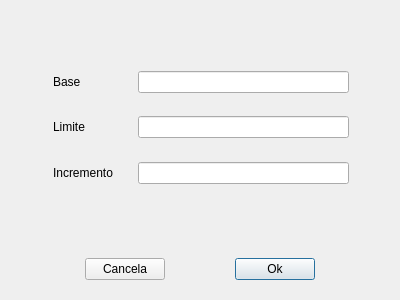
<?xml version="1.0" encoding="UTF-8"?>
<ui version="4.0">
 <class>NumberValueGeneratorDefinition</class>
 <widget class="QDialog" name="NumberValueGeneratorDefinition">
  <property name="geometry">
   <rect>
    <x>0</x>
    <y>0</y>
    <width>400</width>
    <height>300</height>
   </rect>
  </property>
  <property name="windowTitle">
   <string>Parâmetros Gerador de Números</string>
  </property>
  <property name="windowIcon">
   <iconset resource="../../resources/capemisa.qrc">
    <normaloff>:/capemisa_pequeno.png</normaloff>:/capemisa_pequeno.png</iconset>
  </property>
  <layout class="QVBoxLayout" name="verticalLayout_2">
   <item>
    <spacer name="verticalSpacer_3">
     <property name="orientation">
      <enum>Qt::Vertical</enum>
     </property>
     <property name="sizeHint" stdset="0">
      <size>
       <width>20</width>
       <height>40</height>
      </size>
     </property>
    </spacer>
   </item>
   <item>
    <layout class="QVBoxLayout" name="verticalLayout">
     <item>
      <layout class="QHBoxLayout" name="horizontalLayout" stretch="2,4,10,0">
       <property name="spacing">
        <number>0</number>
       </property>
       <item>
        <spacer name="horizontalSpacer_7">
         <property name="orientation">
          <enum>Qt::Horizontal</enum>
         </property>
         <property name="sizeHint" stdset="0">
          <size>
           <width>40</width>
           <height>20</height>
          </size>
         </property>
        </spacer>
       </item>
       <item>
        <widget class="QLabel" name="lblBase">
         <property name="text">
          <string>Base</string>
         </property>
        </widget>
       </item>
       <item>
        <widget class="QLineEdit" name="txtBase"/>
       </item>
       <item>
        <spacer name="horizontalSpacer">
         <property name="orientation">
          <enum>Qt::Horizontal</enum>
         </property>
         <property name="sizeHint" stdset="0">
          <size>
           <width>40</width>
           <height>20</height>
          </size>
         </property>
        </spacer>
       </item>
      </layout>
     </item>
     <item>
      <spacer name="verticalSpacer">
       <property name="orientation">
        <enum>Qt::Vertical</enum>
       </property>
       <property name="sizeHint" stdset="0">
        <size>
         <width>20</width>
         <height>17</height>
        </size>
       </property>
      </spacer>
     </item>
     <item>
      <layout class="QHBoxLayout" name="horizontalLayout_2" stretch="2,4,10,0">
       <property name="spacing">
        <number>0</number>
       </property>
       <item>
        <spacer name="horizontalSpacer_8">
         <property name="orientation">
          <enum>Qt::Horizontal</enum>
         </property>
         <property name="sizeHint" stdset="0">
          <size>
           <width>40</width>
           <height>20</height>
          </size>
         </property>
        </spacer>
       </item>
       <item>
        <widget class="QLabel" name="lblLimit">
         <property name="text">
          <string>Limite</string>
         </property>
        </widget>
       </item>
       <item>
        <widget class="QLineEdit" name="txtLimit"/>
       </item>
       <item>
        <spacer name="horizontalSpacer_2">
         <property name="orientation">
          <enum>Qt::Horizontal</enum>
         </property>
         <property name="sizeHint" stdset="0">
          <size>
           <width>40</width>
           <height>20</height>
          </size>
         </property>
        </spacer>
       </item>
      </layout>
     </item>
     <item>
      <spacer name="verticalSpacer_2">
       <property name="orientation">
        <enum>Qt::Vertical</enum>
       </property>
       <property name="sizeHint" stdset="0">
        <size>
         <width>20</width>
         <height>18</height>
        </size>
       </property>
      </spacer>
     </item>
     <item>
      <layout class="QHBoxLayout" name="horizontalLayout_3" stretch="2,4,10,0">
       <property name="spacing">
        <number>0</number>
       </property>
       <item>
        <spacer name="horizontalSpacer_9">
         <property name="orientation">
          <enum>Qt::Horizontal</enum>
         </property>
         <property name="sizeHint" stdset="0">
          <size>
           <width>40</width>
           <height>20</height>
          </size>
         </property>
        </spacer>
       </item>
       <item>
        <widget class="QLabel" name="lblIncrement">
         <property name="text">
          <string>Incremento</string>
         </property>
        </widget>
       </item>
       <item>
        <widget class="QLineEdit" name="txtIncrement"/>
       </item>
       <item>
        <spacer name="horizontalSpacer_3">
         <property name="orientation">
          <enum>Qt::Horizontal</enum>
         </property>
         <property name="sizeHint" stdset="0">
          <size>
           <width>40</width>
           <height>20</height>
          </size>
         </property>
        </spacer>
       </item>
      </layout>
     </item>
    </layout>
   </item>
   <item>
    <spacer name="verticalSpacer_4">
     <property name="orientation">
      <enum>Qt::Vertical</enum>
     </property>
     <property name="sizeHint" stdset="0">
      <size>
       <width>20</width>
       <height>40</height>
      </size>
     </property>
    </spacer>
   </item>
   <item>
    <widget class="QFrame" name="fraBtns">
     <property name="frameShape">
      <enum>QFrame::NoFrame</enum>
     </property>
     <property name="frameShadow">
      <enum>QFrame::Raised</enum>
     </property>
     <layout class="QHBoxLayout" name="horizontalLayout_4">
      <item>
       <spacer name="horizontalSpacer_4">
        <property name="orientation">
         <enum>Qt::Horizontal</enum>
        </property>
        <property name="sizeHint" stdset="0">
         <size>
          <width>40</width>
          <height>20</height>
         </size>
        </property>
       </spacer>
      </item>
      <item>
       <widget class="QPushButton" name="btnCancel">
        <property name="text">
         <string>Cancela</string>
        </property>
        <property name="autoDefault">
         <bool>false</bool>
        </property>
       </widget>
      </item>
      <item>
       <spacer name="horizontalSpacer_6">
        <property name="orientation">
         <enum>Qt::Horizontal</enum>
        </property>
        <property name="sizeHint" stdset="0">
         <size>
          <width>40</width>
          <height>20</height>
         </size>
        </property>
       </spacer>
      </item>
      <item>
       <widget class="QPushButton" name="btnOk">
        <property name="text">
         <string>Ok</string>
        </property>
        <property name="default">
         <bool>true</bool>
        </property>
       </widget>
      </item>
      <item>
       <spacer name="horizontalSpacer_5">
        <property name="orientation">
         <enum>Qt::Horizontal</enum>
        </property>
        <property name="sizeHint" stdset="0">
         <size>
          <width>40</width>
          <height>20</height>
         </size>
        </property>
       </spacer>
      </item>
     </layout>
    </widget>
   </item>
  </layout>
 </widget>
 <resources>
  <include location="../../resources/capemisa.qrc"/>
 </resources>
 <connections/>
</ui>
